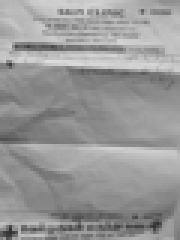
#> input picture Copy Move Image Forgery/CopyMoveDetection/test_images/Test-2.png, 60 x 80 px (shown 3 times larger)
$ python ' main_program.py'
#> lines starting #> are read from the running program, lines starting #| are printed output that depends on the picture
### Copy Move Image Forgery/CopyMoveDetection/CopyMoveDetection.py


import os
import time
import ImageObject

# [25 lines left out: function detect_dir, not called in this run]


def detect(sourceDirectory, fileName, outputDirectory, blockSize=32):
    """
    Detects an image under a specific directory
    :param sourceDirectory: directory that contains images to be detected
    :param fileName: name of the image file to be detected
    :param outputDirectory: output directory
    :param blockSize: the block size of the image pointer (eg. 32, 64, 128)
    The smaller the block size, the more accurate the result is, but takes more time, vice versa.
    :return: None
    """

    if not os.path.exists(sourceDirectory):
        print("Error: Source Directory did not exist.")
        return
    elif not os.path.exists(sourceDirectory + fileName):
        print("Error: Image file did not exist.")
        return
    elif not os.path.exists(outputDirectory):
        print("Error: Output Directory did not exist.")
        return

    singleImage = ImageObject.ImageObject(sourceDirectory, fileName, blockSize, outputDirectory)
    imageResultPath = singleImage.run()

    print("Done.")
    return imageResultPath

### Copy Move Image Forgery/CopyMoveDetection/ main_program.py
import CopyMoveDetection
import cv2
from PIL import Image

"""
Main Code - Copy-Move Forgery Detection
"""

# To detect copy-move forgery in all images under a directory, use detect_dir()
# This will process all images in the given folder and save results in the output directory
# Example usage:
# CopyMoveDetection.detect_dir('../testcase_image/', '../testcase_result/', 32)

# To detect copy-move forgery in a single image, use detect()
# This processes a specific image and saves the result
# Example usage:
# CopyMoveDetection.detect('../testcase_image/', '01_barrier_copy.png', '../testcase_result/', blockSize=32)

# Example of preprocessing an image before detection
from PIL import Image  # Import Image module from PIL

# Open the image in grayscale mode with transparency (LA = Luminance + Alpha)
img = Image.open('test_images/Test-2.png').convert('LA')
#> img is the input picture: PIL image 60x80 LA; mean R, G, B, A 151.9, 151.9, 151.9, 255

# Get the image dimensions
width, height = img.size
#> width = 60; height = 80

# Resize the image to half its original size for processing optimization
img = img.resize((int(width / 2), int(height / 2)))
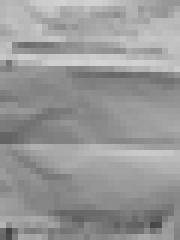
#> img: PIL image 30x40 LA (shown 6 times larger); mean R, G, B, A 151.9, 151.9, 151.9, 255

# Save the optimized image with reduced size and better quality
img.save('test_images/Test-2.png', optimize=True, quality=95)

# Perform Copy-Move Forgery Detection on the preprocessed image
# - 'test_images/' is the directory where the input image is stored
# - 'Test-2.png' is the target image for detection
# - 'results/' is the output directory where results will be saved
# - blockSize=32 defines the size of the blocks used in forgery detection
CopyMoveDetection.detect('test_images/', 'Test-2.png', 'results/', blockSize=32)
